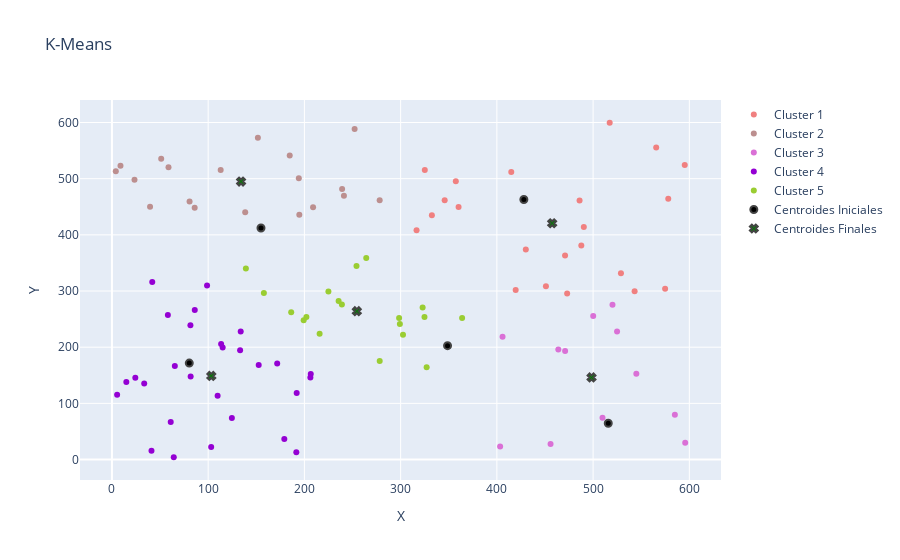

Notebook source saved alongside this figure:
### Code cell
# Grafica los datos
plot_kmeans(datos, etiquetas, dicc_centroides, i_centroides=True, f_centroides=True)

### Figure 1 — Plotly figure (JSON) as saved in the notebook; plotly's stock layout.template omitted (floating-point values rounded to 4 significant figures)
{"data": [{"marker": {"color": "lightcoral"}, "mode": "markers", "name": "Cluster 1", "type": "scatter", "x": [345.8, 595.2, 578.1, 325.1, 487.7, 419.5, 574.8, 430.1, 451.0, 473.0, 490.4, 470.9, 316.5, 528.9, 485.9, 415.0, 357.3, 360.2, 332.5, 565.6, 517.2, 543.1], "y": [461.6, 524.4, 464.1, 515.3, 381.1, 301.7, 303.9, 373.9, 308.4, 295.7, 413.9, 363.1, 408.4, 331.5, 461.1, 511.7, 495.4, 449.5, 435.0, 555.5, 599.6, 299.7]}, {"marker": {"color": "rosybrown"}, "mode": "markers", "name": "Cluster 2", "type": "scatter", "x": [184.7, 209.0, 138.5, 252.2, 194.2, 58.77, 194.7, 23.44, 241.1, 8.891, 39.6, 151.7, 113.0, 80.68, 85.99, 278.2, 4.013, 239.2, 51.19], "y": [541.4, 449.2, 440.0, 588.2, 500.9, 520.4, 435.7, 498.1, 469.8, 522.9, 450.1, 572.8, 515.5, 459.5, 448.1, 461.6, 513.0, 481.5, 535.3]}, {"marker": {"color": "orchid"}, "mode": "markers", "name": "Cluster 3", "type": "scatter", "x": [544.9, 500.1, 403.4, 595.7, 509.8, 405.9, 463.9, 524.9, 470.9, 585.0, 455.8, 520.1], "y": [152.5, 255.6, 23.29, 30.05, 74.43, 218.5, 196.0, 227.8, 193.2, 79.55, 27.45, 275.4]}, {"marker": {"color": "darkviolet"}, "mode": "markers", "name": "Cluster 4", "type": "scatter", "x": [58.13, 33.54, 206.6, 24.3, 115.1, 192.0, 171.7, 179.1, 41.1, 103.1, 109.8, 98.84, 152.5, 191.6, 81.79, 113.5, 14.97, 86.08, 41.89, 124.6, 81.55, 61.08, 65.35, 133.8, 5.399, 206.2, 64.25, 133.2], "y": [257.3, 135.5, 152.4, 145.4, 199.6, 118.6, 171.2, 36.37, 15.56, 22.32, 113.7, 309.8, 168.1, 13.16, 147.7, 205.6, 138.2, 266.4, 316.2, 73.86, 239.3, 66.75, 166.5, 227.7, 115.4, 145.9, 4.074, 194.6]}, {"marker": {"color": "yellowgreen"}, "mode": "markers", "name": "Cluster 5", "type": "scatter", "x": [186.3, 225.0, 324.8, 215.8, 139.2, 298.4, 235.5, 157.9, 278.3, 302.5, 202.1, 299.2, 238.9, 254.1, 327.0, 322.8, 363.9, 264.2, 199.2], "y": [262.3, 299.1, 253.6, 224.1, 340.2, 251.9, 282.4, 296.3, 175.3, 222.3, 253.8, 241.3, 276.0, 344.5, 164.3, 270.7, 252.0, 358.9, 248.1]}, {"marker": {"color": "black", "line": {"width": 2}, "size": 7, "symbol": "circle"}, "mode": "markers", "name": "Centroides Iniciales", "type": "scatter", "x": [428.0, 154.9, 515.8, 80.37, 348.8], "y": [462.9, 412.1, 64.55, 171.6, 202.7]}, {"marker": {"color": "green", "line": {"width": 2}, "size": 7, "symbol": "x"}, "mode": "markers", "name": "Centroides Finales", "type": "scatter", "x": [457.5, 134.2, 498.4, 103.3, 254.5], "y": [420.7, 495.0, 146.1, 148.8, 264.0]}], "layout": {"title": {"text": "K-Means"}, "xaxis": {"title": {"text": "X"}}, "yaxis": {"title": {"text": "Y"}}}}
